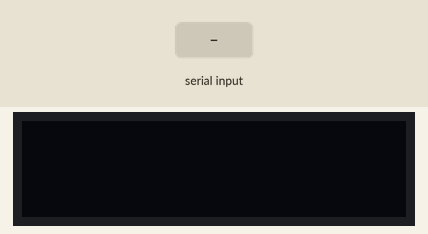
The sketch below on a simulated Arduino Uno, built with avr-gcc and run on an emulated ATmega328P. Parts: 128×32 one-colour display. The test bench sets the inputs (shaded band).

Above: at 1.2 s.
1.3 s: "1" received over Serial
At 2.9 s:
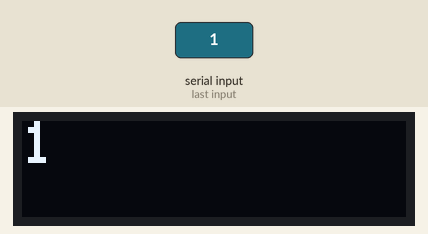
3.8 s: "0" received over Serial
At 6.0 s:
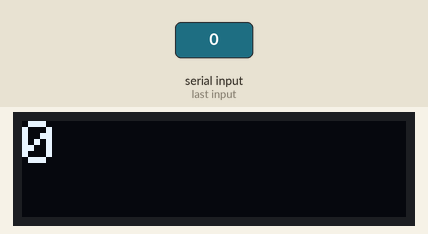
6.3 s: "2" received over Serial
At 7.9 s:
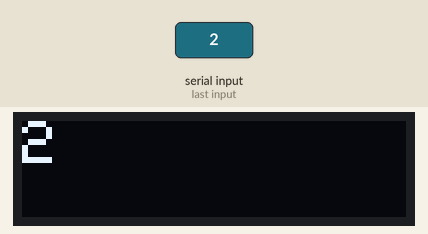
Timing chart, 0 to 9.4 s (numbered marks = the images above; inputs shaded):
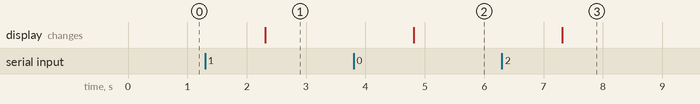

Measured:
- after the input at 1.3 s, the display: changes after 1.0 s (image 1)
- after the input at 3.8 s, the display: changes after 1.0 s (image 2)
- after the input at 6.3 s, the display: changes after 1.0 s (image 3)

The sketch:

cpu_gpu.ino
```cpp
#include <Wire.h>
#include <Adafruit_GFX.h>
#include <Adafruit_SSD1306.h>

#define SCREEN_WIDTH 128 // OLED display width, in pixels
#define SCREEN_HEIGHT 32 // OLED display height, in pixels

// Declaration for an SSD1306 display connected to I2C (SDA, SCL pins)
Adafruit_SSD1306 display(SCREEN_WIDTH, SCREEN_HEIGHT, &Wire, -1);
String incomingData;

void setup() {
  Serial.begin(115200);

  if(!display.begin(SSD1306_SWITCHCAPVCC, 0x3C)) { // Address 0x3D for 128x64
    Serial.println("SSD1306 allocation failed");
    for(;;);
  }

  display.setTextSize(2);
  display.setTextColor(WHITE);
  display.cp437(true);
}

void loop() {
  display.clearDisplay();
  display.setCursor(0, 0);
  if (Serial.available() > 0) {
    incomingData = Serial.readString();
    display.print(incomingData);
    display.display();
  }
}
```
